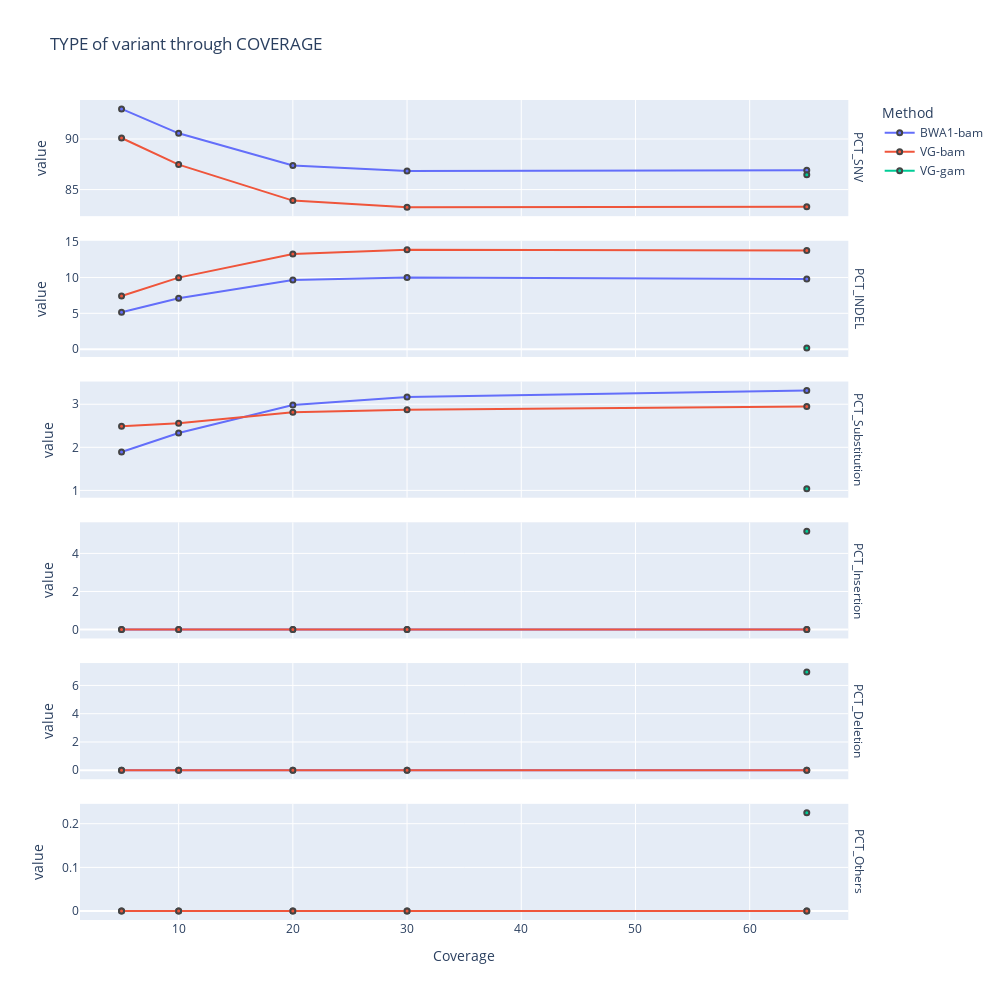

Write notebook code for a chart like this one.
### Code cell
fig = px.scatter(df_cov, y="value", x="Coverage", color = "Method",facet_row="variable",
                 width=1000, height=1000, title="TYPE of variant through COVERAGE")

fig.for_each_annotation(lambda a: a.update(text=a.text.split("=")[-1]))
fig.update_yaxes(matches=None)
fig.update_traces(mode='lines+markers', marker_line_width=2, marker_size=5)
fig.show()

### Figure 1 — Plotly figure (JSON) as saved in the notebook; plotly's stock layout.template omitted (floating-point values rounded to 4 significant figures)
{"data": [{"hovertemplate": "Method=BWA1-bam<br>variable=PCT_SNV<br>Coverage=%{x}<br>value=%{y}<extra></extra>", "legendgroup": "BWA1-bam", "marker": {"color": "#636efa", "line": {"width": 2}, "size": 5, "symbol": "circle"}, "mode": "lines+markers", "name": "BWA1-bam", "orientation": "v", "showlegend": true, "type": "scatter", "x": [5, 10, 20, 30, 65], "xaxis": "x6", "y": [92.97, 90.56, 87.38, 86.84, 86.91], "yaxis": "y6"}, {"hovertemplate": "Method=BWA1-bam<br>variable=PCT_INDEL<br>Coverage=%{x}<br>value=%{y}<extra></extra>", "legendgroup": "BWA1-bam", "marker": {"color": "#636efa", "line": {"width": 2}, "size": 5, "symbol": "circle"}, "mode": "lines+markers", "name": "BWA1-bam", "orientation": "v", "showlegend": false, "type": "scatter", "x": [5, 10, 20, 30, 65], "xaxis": "x5", "y": [5.14, 7.107, 9.641, 9.99, 9.774], "yaxis": "y5"}, {"hovertemplate": "Method=BWA1-bam<br>variable=PCT_Substitution<br>Coverage=%{x}<br>value=%{y}<extra></extra>", "legendgroup": "BWA1-bam", "marker": {"color": "#636efa", "line": {"width": 2}, "size": 5, "symbol": "circle"}, "mode": "lines+markers", "name": "BWA1-bam", "orientation": "v", "showlegend": false, "type": "scatter", "x": [5, 10, 20, 30, 65], "xaxis": "x4", "y": [1.892, 2.334, 2.981, 3.168, 3.32], "yaxis": "y4"}, {"hovertemplate": "Method=BWA1-bam<br>variable=PCT_Insertion<br>Coverage=%{x}<br>value=%{y}<extra></extra>", "legendgroup": "BWA1-bam", "marker": {"color": "#636efa", "line": {"width": 2}, "size": 5, "symbol": "circle"}, "mode": "lines+markers", "name": "BWA1-bam", "orientation": "v", "showlegend": false, "type": "scatter", "x": [5, 10, 20, 30, 65], "xaxis": "x3", "y": [0, 0, 0, 0, 0], "yaxis": "y3"}, {"hovertemplate": "Method=BWA1-bam<br>variable=PCT_Deletion<br>Coverage=%{x}<br>value=%{y}<extra></extra>", "legendgroup": "BWA1-bam", "marker": {"color": "#636efa", "line": {"width": 2}, "size": 5, "symbol": "circle"}, "mode": "lines+markers", "name": "BWA1-bam", "orientation": "v", "showlegend": false, "type": "scatter", "x": [5, 10, 20, 30, 65], "xaxis": "x2", "y": [0, 0, 0, 0, 0], "yaxis": "y2"}, {"hovertemplate": "Method=BWA1-bam<br>variable=PCT_Others<br>Coverage=%{x}<br>value=%{y}<extra></extra>", "legendgroup": "BWA1-bam", "marker": {"color": "#636efa", "line": {"width": 2}, "size": 5, "symbol": "circle"}, "mode": "lines+markers", "name": "BWA1-bam", "orientation": "v", "showlegend": false, "type": "scatter", "x": [5, 10, 20, 30, 65], "xaxis": "x", "y": [0, 0, 0, 0, 0], "yaxis": "y"}, {"hovertemplate": "Method=VG-bam<br>variable=PCT_SNV<br>Coverage=%{x}<br>value=%{y}<extra></extra>", "legendgroup": "VG-bam", "marker": {"color": "#EF553B", "line": {"width": 2}, "size": 5, "symbol": "circle"}, "mode": "lines+markers", "name": "VG-bam", "orientation": "v", "showlegend": true, "type": "scatter", "x": [5, 10, 20, 30, 65], "xaxis": "x6", "y": [90.1, 87.47, 83.91, 83.25, 83.3], "yaxis": "y6"}, {"hovertemplate": "Method=VG-bam<br>variable=PCT_INDEL<br>Coverage=%{x}<br>value=%{y}<extra></extra>", "legendgroup": "VG-bam", "marker": {"color": "#EF553B", "line": {"width": 2}, "size": 5, "symbol": "circle"}, "mode": "lines+markers", "name": "VG-bam", "orientation": "v", "showlegend": false, "type": "scatter", "x": [5, 10, 20, 30, 65], "xaxis": "x5", "y": [7.414, 9.975, 13.28, 13.87, 13.76], "yaxis": "y5"}, {"hovertemplate": "Method=VG-bam<br>variable=PCT_Substitution<br>Coverage=%{x}<br>value=%{y}<extra></extra>", "legendgroup": "VG-bam", "marker": {"color": "#EF553B", "line": {"width": 2}, "size": 5, "symbol": "circle"}, "mode": "lines+markers", "name": "VG-bam", "orientation": "v", "showlegend": false, "type": "scatter", "x": [5, 10, 20, 30, 65], "xaxis": "x4", "y": [2.489, 2.557, 2.811, 2.874, 2.948], "yaxis": "y4"}, {"hovertemplate": "Method=VG-bam<br>variable=PCT_Insertion<br>Coverage=%{x}<br>value=%{y}<extra></extra>", "legendgroup": "VG-bam", "marker": {"color": "#EF553B", "line": {"width": 2}, "size": 5, "symbol": "circle"}, "mode": "lines+markers", "name": "VG-bam", "orientation": "v", "showlegend": false, "type": "scatter", "x": [5, 10, 20, 30, 65], "xaxis": "x3", "y": [0, 0, 0, 0, 0], "yaxis": "y3"}, {"hovertemplate": "Method=VG-bam<br>variable=PCT_Deletion<br>Coverage=%{x}<br>value=%{y}<extra></extra>", "legendgroup": "VG-bam", "marker": {"color": "#EF553B", "line": {"width": 2}, "size": 5, "symbol": "circle"}, "mode": "lines+markers", "name": "VG-bam", "orientation": "v", "showlegend": false, "type": "scatter", "x": [5, 10, 20, 30, 65], "xaxis": "x2", "y": [0, 0, 0, 0, 0], "yaxis": "y2"}, {"hovertemplate": "Method=VG-bam<br>variable=PCT_Others<br>Coverage=%{x}<br>value=%{y}<extra></extra>", "legendgroup": "VG-bam", "marker": {"color": "#EF553B", "line": {"width": 2}, "size": 5, "symbol": "circle"}, "mode": "lines+markers", "name": "VG-bam", "orientation": "v", "showlegend": false, "type": "scatter", "x": [5, 10, 20, 30, 65], "xaxis": "x", "y": [0, 0, 0, 0, 0], "yaxis": "y"}, {"hovertemplate": "Method=VG-gam<br>variable=PCT_SNV<br>Coverage=%{x}<br>value=%{y}<extra></extra>", "legendgroup": "VG-gam", "marker": {"color": "#00cc96", "line": {"width": 2}, "size": 5, "symbol": "circle"}, "mode": "lines+markers", "name": "VG-gam", "orientation": "v", "showlegend": true, "type": "scatter", "x": [65], "xaxis": "x6", "y": [86.46], "yaxis": "y6"}, {"hovertemplate": "Method=VG-gam<br>variable=PCT_INDEL<br>Coverage=%{x}<br>value=%{y}<extra></extra>", "legendgroup": "VG-gam", "marker": {"color": "#00cc96", "line": {"width": 2}, "size": 5, "symbol": "circle"}, "mode": "lines+markers", "name": "VG-gam", "orientation": "v", "showlegend": false, "type": "scatter", "x": [65], "xaxis": "x5", "y": [0.1636], "yaxis": "y5"}, {"hovertemplate": "Method=VG-gam<br>variable=PCT_Substitution<br>Coverage=%{x}<br>value=%{y}<extra></extra>", "legendgroup": "VG-gam", "marker": {"color": "#00cc96", "line": {"width": 2}, "size": 5, "symbol": "circle"}, "mode": "lines+markers", "name": "VG-gam", "orientation": "v", "showlegend": false, "type": "scatter", "x": [65], "xaxis": "x4", "y": [1.038], "yaxis": "y4"}, {"hovertemplate": "Method=VG-gam<br>variable=PCT_Insertion<br>Coverage=%{x}<br>value=%{y}<extra></extra>", "legendgroup": "VG-gam", "marker": {"color": "#00cc96", "line": {"width": 2}, "size": 5, "symbol": "circle"}, "mode": "lines+markers", "name": "VG-gam", "orientation": "v", "showlegend": false, "type": "scatter", "x": [65], "xaxis": "x3", "y": [5.165], "yaxis": "y3"}, {"hovertemplate": "Method=VG-gam<br>variable=PCT_Deletion<br>Coverage=%{x}<br>value=%{y}<extra></extra>", "legendgroup": "VG-gam", "marker": {"color": "#00cc96", "line": {"width": 2}, "size": 5, "symbol": "circle"}, "mode": "lines+markers", "name": "VG-gam", "orientation": "v", "showlegend": false, "type": "scatter", "x": [65], "xaxis": "x2", "y": [6.949], "yaxis": "y2"}, {"hovertemplate": "Method=VG-gam<br>variable=PCT_Others<br>Coverage=%{x}<br>value=%{y}<extra></extra>", "legendgroup": "VG-gam", "marker": {"color": "#00cc96", "line": {"width": 2}, "size": 5, "symbol": "circle"}, "mode": "lines+markers", "name": "VG-gam", "orientation": "v", "showlegend": false, "type": "scatter", "x": [65], "xaxis": "x", "y": [0.225], "yaxis": "y"}], "layout": {"annotations": [{"font": {}, "showarrow": false, "text": "PCT_Others", "textangle": 90, "x": 0.98, "xanchor": "left", "xref": "paper", "y": 0.07083, "yanchor": "middle", "yref": "paper"}, {"font": {}, "showarrow": false, "text": "PCT_Deletion", "textangle": 90, "x": 0.98, "xanchor": "left", "xref": "paper", "y": 0.2425, "yanchor": "middle", "yref": "paper"}, {"font": {}, "showarrow": false, "text": "PCT_Insertion", "textangle": 90, "x": 0.98, "xanchor": "left", "xref": "paper", "y": 0.4142, "yanchor": "middle", "yref": "paper"}, {"font": {}, "showarrow": false, "text": "PCT_Substitution", "textangle": 90, "x": 0.98, "xanchor": "left", "xref": "paper", "y": 0.5858, "yanchor": "middle", "yref": "paper"}, {"font": {}, "showarrow": false, "text": "PCT_INDEL", "textangle": 90, "x": 0.98, "xanchor": "left", "xref": "paper", "y": 0.7575, "yanchor": "middle", "yref": "paper"}, {"font": {}, "showarrow": false, "text": "PCT_SNV", "textangle": 90, "x": 0.98, "xanchor": "left", "xref": "paper", "y": 0.9292, "yanchor": "middle", "yref": "paper"}], "height": 1000, "legend": {"title": {"text": "Method"}, "tracegroupgap": 0}, "title": {"text": "TYPE of variant through COVERAGE"}, "width": 1000, "xaxis": {"anchor": "y", "domain": [0, 0.98], "title": {"text": "Coverage"}}, "xaxis2": {"anchor": "y2", "domain": [0, 0.98], "matches": "x", "showticklabels": false}, "xaxis3": {"anchor": "y3", "domain": [0, 0.98], "matches": "x", "showticklabels": false}, "xaxis4": {"anchor": "y4", "domain": [0, 0.98], "matches": "x", "showticklabels": false}, "xaxis5": {"anchor": "y5", "domain": [0, 0.98], "matches": "x", "showticklabels": false}, "xaxis6": {"anchor": "y6", "domain": [0, 0.98], "matches": "x", "showticklabels": false}, "yaxis": {"anchor": "x", "domain": [0, 0.1417], "title": {"text": "value"}}, "yaxis2": {"anchor": "x2", "domain": [0.1717, 0.3133], "title": {"text": "value"}}, "yaxis3": {"anchor": "x3", "domain": [0.3433, 0.485], "title": {"text": "value"}}, "yaxis4": {"anchor": "x4", "domain": [0.515, 0.6567], "title": {"text": "value"}}, "yaxis5": {"anchor": "x5", "domain": [0.6867, 0.8283], "title": {"text": "value"}}, "yaxis6": {"anchor": "x6", "domain": [0.8583, 1], "title": {"text": "value"}}}}
